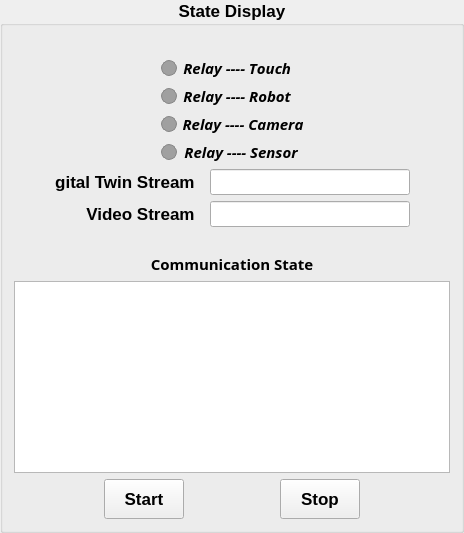
     <widget class="QGroupBox" name="box_state">
      <property name="maximumSize">
       <size>
        <width>16777215</width>
        <height>16777215</height>
       </size>
      </property>
      <property name="font">
       <font>
        <family>Segoe UI</family>
        <pointsize>13</pointsize>
        <italic>false</italic>
        <bold>true</bold>
       </font>
      </property>
      <property name="title">
       <string>State Display</string>
      </property>
      <property name="alignment">
       <set>Qt::AlignmentFlag::AlignHCenter|Qt::AlignmentFlag::AlignTop</set>
      </property>
      <layout class="QVBoxLayout" name="verticalLayout_7">
       <item>
        <spacer name="verticalSpacer_3">
         <property name="orientation">
          <enum>Qt::Orientation::Vertical</enum>
         </property>
         <property name="sizeType">
          <enum>QSizePolicy::Policy::Fixed</enum>
         </property>
         <property name="sizeHint" stdset="0">
          <size>
           <width>20</width>
           <height>20</height>
          </size>
         </property>
        </spacer>
       </item>
       <item>
        <layout class="QHBoxLayout" name="horizontalLayout_11">
         <item>
          <spacer name="horizontalSpacer_18">
           <property name="orientation">
            <enum>Qt::Orientation::Horizontal</enum>
           </property>
           <property name="sizeType">
            <enum>QSizePolicy::Policy::Expanding</enum>
           </property>
           <property name="sizeHint" stdset="0">
            <size>
             <width>40</width>
             <height>20</height>
            </size>
           </property>
          </spacer>
         </item>
         <item>
          <widget class="QLabel" name="LED_Touch">
           <property name="minimumSize">
            <size>
             <width>16</width>
             <height>16</height>
            </size>
           </property>
           <property name="maximumSize">
            <size>
             <width>16</width>
             <height>16</height>
            </size>
           </property>
           <property name="styleSheet">
            <string notr="true">QLabel {
    background-color: #A0A0A0; /* 待机灰色 */
    border-radius: 8px;        /* 核心魔法：圆角正好是边长16的一半，变成正圆 */
    border: 1px solid #888888; /* 加一圈暗边框更有立体感 */
	box-shadow: 0 0 5px #00FF00
}</string>
           </property>
           <property name="text">
            <string/>
           </property>
          </widget>
         </item>
         <item>
          <widget class="QLabel" name="label_16">
           <property name="sizePolicy">
            <sizepolicy hsizetype="Fixed" vsizetype="Preferred">
             <horstretch>0</horstretch>
             <verstretch>0</verstretch>
            </sizepolicy>
           </property>
           <property name="minimumSize">
            <size>
             <width>120</width>
             <height>0</height>
            </size>
           </property>
           <property name="maximumSize">
            <size>
             <width>120</width>
             <height>16777215</height>
            </size>
           </property>
           <property name="font">
            <font>
             <family>Segoe UI Variable</family>
             <pointsize>11</pointsize>
             <italic>true</italic>
             <kerning>false</kerning>
             <fontweight>Medium</fontweight>
            </font>
           </property>
           <property name="text">
            <string>Relay ---- Touch   </string>
           </property>
           <property name="scaledContents">
            <bool>true</bool>
           </property>
           <property name="alignment">
            <set>Qt::AlignmentFlag::AlignCenter</set>
           </property>
          </widget>
         </item>
         <item>
          <spacer name="horizontalSpacer_19">
           <property name="orientation">
            <enum>Qt::Orientation::Horizontal</enum>
           </property>
           <property name="sizeHint" stdset="0">
            <size>
             <width>40</width>
             <height>20</height>
            </size>
           </property>
          </spacer>
         </item>
        </layout>
       </item>
       <item>
        <layout class="QHBoxLayout" name="horizontalLayout_10">
         <item>
          <spacer name="horizontalSpacer_20">
           <property name="orientation">
            <enum>Qt::Orientation::Horizontal</enum>
           </property>
           <property name="sizeType">
            <enum>QSizePolicy::Policy::Expanding</enum>
           </property>
           <property name="sizeHint" stdset="0">
            <size>
             <width>40</width>
             <height>20</height>
            </size>
           </property>
          </spacer>
         </item>
         <item>
          <widget class="QLabel" name="LED_Robot">
           <property name="minimumSize">
            <size>
             <width>16</width>
             <height>16</height>
            </size>
           </property>
           <property name="maximumSize">
            <size>
             <width>16</width>
             <height>16</height>
            </size>
           </property>
           <property name="styleSheet">
            <string notr="true">QLabel {
    background-color: #A0A0A0; /* 待机灰色 */
    border-radius: 8px;        /* 核心魔法：圆角正好是边长16的一半，变成正圆 */
    border: 1px solid #888888; /* 加一圈暗边框更有立体感 */
	box-shadow: 0 0 5px #00FF00
}</string>
           </property>
           <property name="text">
            <string/>
           </property>
          </widget>
         </item>
         <item>
          <widget class="QLabel" name="label_17">
           <property name="sizePolicy">
            <sizepolicy hsizetype="Fixed" vsizetype="Preferred">
             <horstretch>0</horstretch>
             <verstretch>0</verstretch>
            </sizepolicy>
           </property>
           <property name="minimumSize">
            <size>
             <width>120</width>
             <height>0</height>
            </size>
           </property>
           <property name="maximumSize">
            <size>
             <width>120</width>
             <height>16777215</height>
            </size>
           </property>
           <property name="font">
            <font>
             <family>Segoe UI Variable</family>
             <pointsize>11</pointsize>
             <italic>true</italic>
             <kerning>false</kerning>
             <fontweight>Medium</fontweight>
            </font>
           </property>
           <property name="text">
            <string>Relay ---- Robot   </string>
           </property>
           <property name="scaledContents">
            <bool>true</bool>
           </property>
           <property name="alignment">
            <set>Qt::AlignmentFlag::AlignCenter</set>
           </property>
          </widget>
         </item>
         <item>
          <spacer name="horizontalSpacer_21">
           <property name="orientation">
            <enum>Qt::Orientation::Horizontal</enum>
           </property>
           <property name="sizeHint" stdset="0">
            <size>
             <width>40</width>
             <height>20</height>
            </size>
           </property>
          </spacer>
         </item>
        </layout>
       </item>
       <item>
        <layout class="QHBoxLayout" name="horizontalLayout_9">
         <item>
          <spacer name="horizontalSpacer_22">
           <property name="orientation">
            <enum>Qt::Orientation::Horizontal</enum>
           </property>
           <property name="sizeType">
            <enum>QSizePolicy::Policy::Expanding</enum>
           </property>
           <property name="sizeHint" stdset="0">
            <size>
             <width>40</width>
             <height>20</height>
            </size>
           </property>
          </spacer>
         </item>
         <item>
          <widget class="QLabel" name="LED_Camera">
           <property name="minimumSize">
            <size>
             <width>16</width>
             <height>16</height>
            </size>
           </property>
           <property name="maximumSize">
            <size>
             <width>16</width>
             <height>16</height>
            </size>
           </property>
           <property name="styleSheet">
            <string notr="true">QLabel {
    background-color: #A0A0A0; /* 待机灰色 */
    border-radius: 8px;        /* 核心魔法：圆角正好是边长16的一半，变成正圆 */
    border: 1px solid #888888; /* 加一圈暗边框更有立体感 */
	box-shadow: 0 0 5px #00FF00
}</string>
           </property>
           <property name="text">
            <string/>
           </property>
          </widget>
         </item>
         <item>
          <widget class="QLabel" name="label_18">
           <property name="sizePolicy">
            <sizepolicy hsizetype="Fixed" vsizetype="Preferred">
             <horstretch>0</horstretch>
             <verstretch>0</verstretch>
            </sizepolicy>
           </property>
           <property name="minimumSize">
            <size>
             <width>120</width>
             <height>0</height>
            </size>
           </property>
           <property name="maximumSize">
            <size>
             <width>120</width>
             <height>16777215</height>
            </size>
           </property>
           <property name="font">
            <font>
             <family>Segoe UI Variable</family>
             <pointsize>11</pointsize>
             <italic>true</italic>
             <kerning>false</kerning>
             <fontweight>Medium</fontweight>
            </font>
           </property>
           <property name="text">
            <string>Relay ---- Camera</string>
           </property>
           <property name="scaledContents">
            <bool>true</bool>
           </property>
           <property name="alignment">
            <set>Qt::AlignmentFlag::AlignCenter</set>
           </property>
          </widget>
         </item>
         <item>
          <spacer name="horizontalSpacer_23">
           <property name="orientation">
            <enum>Qt::Orientation::Horizontal</enum>
           </property>
           <property name="sizeHint" stdset="0">
            <size>
             <width>40</width>
             <height>20</height>
            </size>
           </property>
          </spacer>
         </item>
        </layout>
       </item>
       <item>
        <layout class="QHBoxLayout" name="horizontalLayout_8">
         <item>
          <spacer name="horizontalSpacer_24">
           <property name="orientation">
            <enum>Qt::Orientation::Horizontal</enum>
           </property>
           <property name="sizeType">
            <enum>QSizePolicy::Policy::Expanding</enum>
           </property>
           <property name="sizeHint" stdset="0">
            <size>
             <width>40</width>
             <height>20</height>
            </size>
           </property>
          </spacer>
         </item>
         <item>
          <widget class="QLabel" name="LED_Sensor">
           <property name="minimumSize">
            <size>
             <width>16</width>
             <height>16</height>
            </size>
           </property>
           <property name="maximumSize">
            <size>
             <width>16</width>
             <height>16</height>
            </size>
           </property>
           <property name="styleSheet">
            <string notr="true">QLabel {
    background-color: #A0A0A0; /* 待机灰色 */
    border-radius: 8px;        /* 核心魔法：圆角正好是边长16的一半，变成正圆 */
    border: 1px solid #888888; /* 加一圈暗边框更有立体感 */
	box-shadow: 0 0 5px #00FF00
}</string>
           </property>
           <property name="text">
            <string/>
           </property>
          </widget>
         </item>
         <item>
          <widget class="QLabel" name="label_19">
           <property name="sizePolicy">
            <sizepolicy hsizetype="Fixed" vsizetype="Preferred">
             <horstretch>0</horstretch>
             <verstretch>0</verstretch>
            </sizepolicy>
           </property>
           <property name="minimumSize">
            <size>
             <width>120</width>
             <height>0</height>
            </size>
           </property>
           <property name="maximumSize">
            <size>
             <width>120</width>
             <height>16777215</height>
            </size>
           </property>
           <property name="font">
            <font>
             <family>Segoe UI Variable</family>
             <pointsize>11</pointsize>
             <italic>true</italic>
             <kerning>false</kerning>
             <fontweight>Medium</fontweight>
            </font>
           </property>
           <property name="text">
            <string>Relay ---- Sensor </string>
           </property>
           <property name="scaledContents">
            <bool>true</bool>
           </property>
           <property name="alignment">
            <set>Qt::AlignmentFlag::AlignCenter</set>
           </property>
          </widget>
         </item>
         <item>
          <spacer name="horizontalSpacer_25">
           <property name="orientation">
            <enum>Qt::Orientation::Horizontal</enum>
           </property>
           <property name="sizeHint" stdset="0">
            <size>
             <width>40</width>
             <height>20</height>
            </size>
           </property>
          </spacer>
         </item>
        </layout>
       </item>
       <item>
        <layout class="QHBoxLayout" name="horizontalLayout_12">
         <item>
          <spacer name="horizontalSpacer_8">
           <property name="orientation">
            <enum>Qt::Orientation::Horizontal</enum>
           </property>
           <property name="sizeHint" stdset="0">
            <size>
             <width>40</width>
             <height>20</height>
            </size>
           </property>
          </spacer>
         </item>
         <item>
          <widget class="QLabel" name="label_22">
           <property name="sizePolicy">
            <sizepolicy hsizetype="Fixed" vsizetype="Preferred">
             <horstretch>0</horstretch>
             <verstretch>0</verstretch>
            </sizepolicy>
           </property>
           <property name="minimumSize">
            <size>
             <width>150</width>
             <height>0</height>
            </size>
           </property>
           <property name="maximumSize">
            <size>
             <width>150</width>
             <height>16777215</height>
            </size>
           </property>
           <property name="text">
            <string>Digital Twin Stream  </string>
           </property>
           <property name="alignment">
            <set>Qt::AlignmentFlag::AlignRight|Qt::AlignmentFlag::AlignTrailing|Qt::AlignmentFlag::AlignVCenter</set>
           </property>
          </widget>
         </item>
         <item>
          <widget class="QLineEdit" name="robot_30004_status">
           <property name="sizePolicy">
            <sizepolicy hsizetype="Fixed" vsizetype="Fixed">
             <horstretch>0</horstretch>
             <verstretch>0</verstretch>
            </sizepolicy>
           </property>
           <property name="minimumSize">
            <size>
             <width>200</width>
             <height>0</height>
            </size>
           </property>
           <property name="maximumSize">
            <size>
             <width>200</width>
             <height>16777215</height>
            </size>
           </property>
           <property name="font">
            <font>
             <family>Consolas</family>
             <pointsize>11</pointsize>
             <bold>true</bold>
            </font>
           </property>
           <property name="text">
            <string/>
           </property>
          </widget>
         </item>
         <item>
          <spacer name="horizontalSpacer_26">
           <property name="orientation">
            <enum>Qt::Orientation::Horizontal</enum>
           </property>
           <property name="sizeHint" stdset="0">
            <size>
             <width>40</width>
             <height>20</height>
            </size>
           </property>
          </spacer>
         </item>
        </layout>
       </item>
       <item>
        <layout class="QHBoxLayout" name="horizontalLayout_13">
         <item>
          <spacer name="horizontalSpacer_27">
           <property name="orientation">
            <enum>Qt::Orientation::Horizontal</enum>
           </property>
           <property name="sizeHint" stdset="0">
            <size>
             <width>40</width>
             <height>20</height>
            </size>
           </property>
          </spacer>
         </item>
         <item>
          <widget class="QLabel" name="label_24">
           <property name="sizePolicy">
            <sizepolicy hsizetype="Fixed" vsizetype="Preferred">
             <horstretch>0</horstretch>
             <verstretch>0</verstretch>
            </sizepolicy>
           </property>
           <property name="minimumSize">
            <size>
             <width>150</width>
             <height>0</height>
            </size>
           </property>
           <property name="maximumSize">
            <size>
             <width>150</width>
             <height>16777215</height>
            </size>
           </property>
           <property name="text">
            <string>Video Stream  </string>
           </property>
           <property name="alignment">
            <set>Qt::AlignmentFlag::AlignRight|Qt::AlignmentFlag::AlignTrailing|Qt::AlignmentFlag::AlignVCenter</set>
           </property>
          </widget>
         </item>
         <item>
          <widget class="QLineEdit" name="relay_video_status">
           <property name="sizePolicy">
            <sizepolicy hsizetype="Fixed" vsizetype="Fixed">
             <horstretch>0</horstretch>
             <verstretch>0</verstretch>
            </sizepolicy>
           </property>
           <property name="minimumSize">
            <size>
             <width>200</width>
             <height>0</height>
            </size>
           </property>
           <property name="maximumSize">
            <size>
             <width>250</width>
             <height>16777215</height>
            </size>
           </property>
           <property name="font">
            <font>
             <family>Consolas</family>
             <pointsize>11</pointsize>
             <bold>true</bold>
            </font>
           </property>
           <property name="text">
            <string/>
           </property>
          </widget>
         </item>
         <item>
          <spacer name="horizontalSpacer_28">
           <property name="orientation">
            <enum>Qt::Orientation::Horizontal</enum>
           </property>
           <property name="sizeHint" stdset="0">
            <size>
             <width>40</width>
             <height>20</height>
            </size>
           </property>
          </spacer>
         </item>
        </layout>
       </item>
       <item>
        <spacer name="verticalSpacer_2">
         <property name="orientation">
          <enum>Qt::Orientation::Vertical</enum>
         </property>
         <property name="sizeType">
          <enum>QSizePolicy::Policy::Fixed</enum>
         </property>
         <property name="sizeHint" stdset="0">
          <size>
           <width>20</width>
           <height>20</height>
          </size>
         </property>
        </spacer>
       </item>
       <item>
        <layout class="QVBoxLayout" name="verticalLayout_6">
         <item>
          <widget class="QLabel" name="label_13">
           <property name="font">
            <font>
             <family>Segoe UI Variable</family>
             <pointsize>11</pointsize>
             <fontweight>Medium</fontweight>
            </font>
           </property>
           <property name="text">
            <string>Communication State</string>
           </property>
           <property name="scaledContents">
            <bool>true</bool>
           </property>
           <property name="alignment">
            <set>Qt::AlignmentFlag::AlignHCenter|Qt::AlignmentFlag::AlignTop</set>
           </property>
          </widget>
         </item>
         <item>
          <widget class="QPlainTextEdit" name="txt_state_log">
           <property name="font">
            <font>
             <family>Consolas</family>
             <pointsize>9</pointsize>
            </font>
           </property>
           <property name="readOnly">
            <bool>true</bool>
           </property>
          </widget>
         </item>
        </layout>
       </item>
       <item>
        <layout class="QHBoxLayout" name="horizontalLayout_5">
         <item>
          <spacer name="horizontalSpacer_14">
           <property name="orientation">
            <enum>Qt::Orientation::Horizontal</enum>
           </property>
           <property name="sizeHint" stdset="0">
            <size>
             <width>40</width>
             <height>20</height>
            </size>
           </property>
          </spacer>
         </item>
         <item>
          <widget class="QPushButton" name="btn_start">
           <property name="minimumSize">
            <size>
             <width>0</width>
             <height>40</height>
            </size>
           </property>
           <property name="font">
            <font>
             <family>Segoe UI</family>
             <pointsize>13</pointsize>
             <bold>true</bold>
            </font>
           </property>
           <property name="text">
            <string>Start</string>
           </property>
          </widget>
         </item>
         <item>
          <spacer name="horizontalSpacer_13">
           <property name="orientation">
            <enum>Qt::Orientation::Horizontal</enum>
           </property>
           <property name="sizeType">
            <enum>QSizePolicy::Policy::Expanding</enum>
           </property>
           <property name="sizeHint" stdset="0">
            <size>
             <width>40</width>
             <height>20</height>
            </size>
           </property>
          </spacer>
         </item>
         <item>
          <widget class="QPushButton" name="btn_stop">
           <property name="minimumSize">
            <size>
             <width>40</width>
             <height>40</height>
            </size>
           </property>
           <property name="font">
            <font>
             <family>Segoe UI</family>
             <pointsize>13</pointsize>
             <bold>true</bold>
            </font>
           </property>
           <property name="text">
            <string>Stop</string>
           </property>
          </widget>
         </item>
         <item>
          <spacer name="horizontalSpacer_15">
           <property name="orientation">
            <enum>Qt::Orientation::Horizontal</enum>
           </property>
           <property name="sizeHint" stdset="0">
            <size>
             <width>40</width>
             <height>20</height>
            </size>
           </property>
          </spacer>
         </item>
        </layout>
       </item>
      </layout>
     </widget>
